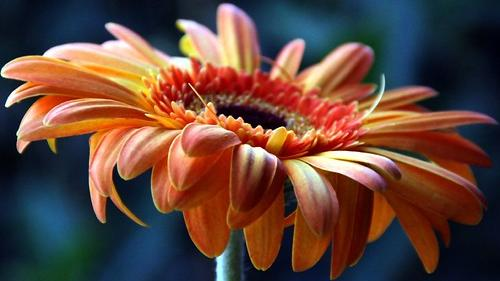
#> input picture src/physion/visual_stim/NI_bank/1.jpg, 500 x 281 px; its folder holds 3 pictures in this run
$ python Natural-Images.py
#> lines starting #> are read from the running program, lines starting #| are printed output that depends on the picture
### src/physion/utils/paths.py
import os, sys, importlib.util

def quote(path):
    """ commands are run through a shell: quote paths containing spaces """
    return '"%s"' % path if (' ' in path) else path

# subprocesses (NWB building, pdf summaries, ...) are launched with the
# python running physion (uv / venv / conda environment it was started from)
python_path = quote(sys.executable)

# conda installs where we look for separate environments (suite2p, phy)
possible_conda_dir_lists = [os.path.join(os.path.expanduser('~'), 'miniforge3'),
                            os.path.join(os.path.expanduser('~'), 'miniconda3'),
                            os.path.join(os.path.expanduser('~'), 'anaconda3'),
                            os.path.join(os.path.expanduser('~'), '.conda'),
                            os.path.join(os.path.expanduser('~'), 'AppData', 'Local', 'Continuum', 'anaconda3'),
                            os.path.join(os.path.expanduser('~'), 'AppData', 'Local', 'Continuum', 'miniconda3'),
                            os.path.join(os.path.expanduser('~'), 'AppData', 'Local', 'miniconda3'),
                            os.path.join(os.path.expanduser('~'), 'AppData', 'Local', 'miniforge3')]

def check_path(env='physion'):
    i, success, path = 0, False, python_path
    while (not success) and (i<len(possible_conda_dir_lists)):
        new_path = os.path.join(possible_conda_dir_lists[i], 'envs', env)
        if os.path.isdir(new_path):
            success = True
            if (os.name=='nt'):
                path = quote(os.path.join(new_path, 'python.exe'))
            else:
                path = quote(os.path.join(new_path, 'bin', 'python'))
        i+=1
    return path

# suite2p: the python running physion if suite2p is installed there (e.g. uv environment),
# otherwise a separate "suite2p" conda environment (falls back to python_path if none)
if importlib.util.find_spec('suite2p') is not None:
    python_path_suite2p_env = python_path
else:
    python_path_suite2p_env = check_path('suite2p')

python_path_phy_env = check_path('phy')

LAB = ['Cibele', 'Joana', 'Taddy', 'Sally', 'Sofia', 'Yann']

FOLDERS = {}

for key, val in zip(['~/DATA', 'C:\\DATA', '~/UNPROCESSED', '~/CURATED'],
                    [os.path.join(os.path.expanduser('~'), 'DATA'),
                     "C:\\DATA",
                     os.path.join(os.path.expanduser('~'), 'UNPROCESSED'),
                     os.path.join(os.path.expanduser('~'), 'CURATED')]):
    if os.path.isdir(val):
        FOLDERS[key] = val

for person in LAB:
    for k in ['DATA', 'UNPROCESSED', 'CURATED']:
        key = '~/%s/%s' % (k, person)
        val  = os.path.join(os.path.expanduser('~'), k, person)
        if os.path.isdir(val):
            FOLDERS[key] = val

for key, val in zip(['D:/', 'E:/', 'F:/', 'G:/', 'H:/'],
                    ['D:\\', 'E:\\', 'F:\\', 'G:\\', 'H:\\']):
    if os.path.isdir(val):
        FOLDERS[key] = val
        for person in ['Yann', 'Taddy', 'Joana']:
            if os.path.isdir(os.path.join(val, person)):
                FOLDERS[key+person] = os.path.join(val, person)


# [6 lines that do not run on import are left out]

### src/physion/visual_stim/natural_images/images.py
"""
loading, normalizing and saving natural images

images are 2D float arrays in [0,1] (grayscale), shape (height, width)
"""
import os, pathlib
import numpy as np
from PIL import Image
from natsort import natsorted

# default folder: physion/visual_stim/NI_bank
NI_BANK = os.path.join(pathlib.Path(__file__).resolve().parents[1], 'NI_bank')

EXTENSIONS = ('.jpeg', '.jpg', '.png', '.tif', '.tiff', '.bmp')

# --- stimulus statistics (screen units, in [0,1])
MEAN_LUM = 0.5
RMS_CONTRAST = 0.25


def list_images(folder=NI_BANK, extensions=EXTENSIONS):
    """ image files of `folder`, in natural order (2.jpg before 10.jpg) """
    files = [os.path.join(folder, f) for f in os.listdir(folder)
             if os.path.splitext(f)[1].lower() in extensions]
    return natsorted(files)


def common_shape(files):
    """ largest (height, width) shared by all images, read from the headers only """
    sizes = [Image.open(f).size for f in files]
    return (min(s[1] for s in sizes), min(s[0] for s in sizes))


def load_image(filename, shape=None):
    """
    grayscale image in [0,1], of shape (height, width) = `shape` if given:
    center-cropped to the aspect ratio of `shape`, then resized
    """
    im = Image.open(filename).convert('L')
    if shape is not None and im.size != (shape[1], shape[0]):
        w, h = im.size
        if w * shape[0] > h * shape[1]:            # too wide
            cw, ch = int(round(h * shape[1] / shape[0])), h
        else:                                       # too high
            cw, ch = w, int(round(w * shape[0] / shape[1]))
        left, top = (w - cw) // 2, (h - ch) // 2
        im = im.crop((left, top, left + cw, top + ch)).resize((shape[1], shape[0]), Image.BICUBIC)
    return np.asarray(im, dtype=float) / 255.


def load_images(folder=NI_BANK):
    """ all images of `folder`, brought to a common shape (see load_image) -> (array, file names) """
    files = list_images(folder)
    shape = common_shape(files)
    return (np.array([load_image(f, shape) for f in files]),
            [os.path.basename(f) for f in files])


# [10 lines left out: functions normalize, downsample, not called in this run]


def save_image(x, filename):
    """ 8-bit grayscale image from an array in [0,1] """
    Image.fromarray(np.round(255 * np.clip(x, 0, 1)).astype(np.uint8)).save(filename)

### src/physion/visual_stim/geometry.py
import numpy as np

def set_angle_meshgrid_1screen(self,
                               force_degree=False):
    """
    """

    # we start from the real pixel Cartesian coordinates on the screen
    widths, heights = np.meshgrid(\
                            np.linspace(-self.screen['width']/2.,
                                        self.screen['width']/2.,
                                        self.screen['resolution'][0]),
                            np.linspace(-self.screen['height']/2.,
                                        self.screen['height']/2.,
                                        self.screen['resolution'][1]),
                                    indexing='xy')
    # we transpose given our coordinate system:
    self.widths, self.heights = widths.T, heights.T

    self.screen_ids = np.ones(self.widths.shape, dtype=int)
    self.mask = np.ones(self.widths.shape, dtype=bool) # stim mask, True by default

    if force_degree or (self.units=='deg'):

        altitudeMax = np.arctan(self.screen['height']/2./self.screen['distance_from_eye'])
        azimuthMax = self.screen['resolution'][0]\
                            /self.screen['resolution'][1]*altitudeMax

        x, z = np.meshgrid(\
                        np.linspace(-azimuthMax, azimuthMax,
                                    self.screen['resolution'][0]),
                        np.linspace(-altitudeMax, altitudeMax,
                                    self.screen['resolution'][1]),
                                indexing='xy')
        self.x, self.z = x.T, z.T

        self.widths = self.screen['distance_from_eye']*np.tan(self.x)
        self.heights = self.screen['distance_from_eye']*np.tan(self.z)/np.cos(self.x)

        self.mask = (np.abs(self.widths)<=self.screen['width']/2.) &\
                        (np.abs(self.heights)<=self.screen['height']/2.)

    elif self.units=='cm':

        # we convert to angles in the x and z directions
        self.x = np.arctan(self.widths/self.screen['distance_from_eye'])
        self.z = np.arctan(self.heights*np.cos(self.x)/self.screen['distance_from_eye'])

    elif self.units=='lin-deg':

        # OLD STRATEGY --> deprecated >08/2024
        # we linearize the angle
        dAngle_per_pix = np.arctan(
                1./self.screen['resolution'][0]*self.screen['width']\
                /self.screen['distance_from_eye'])
        x, z = np.meshgrid(dAngle_per_pix*(\
                                np.arange(self.screen['resolution'][0])-\
                                    self.screen['resolution'][0]/2.),
                            dAngle_per_pix*(\
                                np.arange(self.screen['resolution'][1])-\
                                    self.screen['resolution'][1]/2.),
                                    indexing='xy')
        self.x, self.z = x.T, z.T


    # convert back to angles in degrees
    self.x *= 180./np.pi
    self.z *= 180./np.pi

# [222 lines left out: functions set_angle_meshgrid_U3Screens, V2Screens_angles, set_angle_meshgrid_V2Screens, not called in this run]

def deg_per_pixel(screen, units='cm', image_shape=None,
                  where='center', screen_id=1):
    """
    visual angle (deg.) covered by one pixel, from the screen parameters (screens.py)
        and the pixel -> angle mapping of the protocol `units` (set_angle_meshgrid_* above)

    screen:      key of SCREENS (screens.py) or a screen dictionary
    units:       'cm' (default of the protocols), 'deg' or 'lin-deg'
    image_shape: (height, width) of an image stretched over the full screen
                    (as in the former "natural_image" stimulus)
                    -> deg. per image pixel, otherwise deg. per screen pixel
    where:       'center': at the center of the screen (in 'cm' units, the pixel angle
                    decreases with eccentricity: largest value)
                 'mean': angular extent of the screen / number of pixels
    screen_id:   for multi-screen setups, the screen considered

    returns (along the width / azimuth, along the height / altitude)
    """
    from types import SimpleNamespace
    from physion.visual_stim.screens import SCREENS

    stim = SimpleNamespace(screen=SCREENS[screen] if isinstance(screen, str) else screen,
                           units=units)
    # same dispatch as visual_stim.set_angle_meshgrid (main.py)
    if stim.screen['nScreens']==1:
        set_angle_meshgrid_1screen(stim)
    elif stim.screen['nScreens']==2:
        set_angle_meshgrid_V2Screens(stim)
    else:
        set_angle_meshgrid_U3Screens(stim)

    # angles of the pixels of the considered screen: x varies along axis 0, z along axis 1
    resolution = stim.screen['resolution']
    cond = (stim.screen_ids==screen_id)
    x = stim.x[cond].reshape(resolution)
    z = stim.z[cond].reshape(resolution)

    if where=='center':
        i, j = resolution[0]//2, resolution[1]//2
        dx = np.abs(x[i+1, j]-x[i-1, j])/2.
        dz = np.abs(z[i, j+1]-z[i, j-1])/2.
    elif where=='mean':
        dx = (x[:, resolution[1]//2].max()-x[:, resolution[1]//2].min())/(resolution[0]-1)
        dz = (z[resolution[0]//2, :].max()-z[resolution[0]//2, :].min())/(resolution[1]-1)
    else:
        raise ValueError('where should be "center" or "mean"')

    if image_shape is not None:
        # image stretched over the screen: screen pixels per image pixel
        dx *= resolution[0]/image_shape[1]
        dz *= resolution[1]/image_shape[0]

    return dx, dz


# [49 lines that do not run on import are left out]

### notebooks/Natural-Images.py
# %% [markdown]
# # Natural Images: morphing with a controlled similarity
#
# Demo of the `physion.visual_stim.natural_images` module, see its [README](../src/physion/visual_stim/natural_images/README.md).
#
# **Goal**: build pairs of visual stimuli derived from real natural images with a controlled similarity `s`
# (`s=0`: two different images, `s=1`: the same image), to measure how well images can be decoded from mouse V1
# activity as a function of their similarity.
#
# 1. Loading and normalizing images
# 2. Fourier tools: periodic + smooth decomposition, amplitude spectrum
# 3. Phase morphing
# 4. Stimulus pairs and the similarity `s`
# 5. Spectrum equalization within a pair
# 6. Mouse vision: acuity and V1 energy model
# 7. Calibration of `s` on the V1-model similarity
# 8. Naturalness: sparseness of filter responses
# 9. Diffusion morphing (optional)
# 10. Export of stimulus pairs, pipelines

# %%
import sys, os, tempfile
import numpy as np
import matplotlib.pyplot as plt

sys.path += ['../src'] # add src code directory for physion
from physion.visual_stim.natural_images import images, spectrum, morphing, \
        mouse_vision, sparseness, calibration, plots

# %% [markdown]
# ## Settings
#
# The image folder and the display geometry: the physion screen (key of `visual_stim/screens.py`)
# and the units of the visual stimulation protocol. Images are stretched over the full screen
# (as in the former `natural_image` stimulus): the size of one image pixel in visual degrees (`DEG_PER_PX`)
# is computed from the screen geometry (`visual_stim.geometry.deg_per_pixel`).
# All mouse-vision quantities (acuity, V1 model, naturalness) depend on it.

# %%
# default: the small bank of physion (6 images)
IMG_DIR = images.NI_BANK
# e.g. the 118 natural images of the Allen Brain Observatory
# IMG_DIR = os.path.join(os.path.expanduser('~'), 'code', 'yann', 'Natural-Images-Allen')

SCREEN = 'Dell-2020'
UNITS = 'cm'

# %%
from physion.visual_stim import geometry
from physion.visual_stim.screens import SCREENS
screen = SCREENS[SCREEN]
print('screen %s: %ix%i px, %.0fx%.0f cm at %.0f cm from the eye' % (
    SCREEN, *screen['resolution'], screen['width'], screen['height'],
    screen.get('distance_from_eye', screen.get('distance_front'))))
for units in ['cm', 'deg']:
    print('  units "%s": deg per screen pixel (width, height): at the center (%.3f, %.3f), mean (%.3f, %.3f)' % (
        units, *geometry.deg_per_pixel(SCREEN, units), *geometry.deg_per_pixel(SCREEN, units, where='mean')))

# %% [markdown]
# ## 1. Loading and normalizing images
#
# Images are loaded as grayscale arrays in `[0,1]`, brought to a common shape (center-crop to the aspect ratio, then resize).
# `normalize` sets the mean luminance and the RMS contrast of the stimuli (`images.MEAN_LUM`, `images.RMS_CONTRAST`),
# so that a decoder cannot rely on these low-level statistics.

# %%
imgs, names = images.load_images(IMG_DIR)
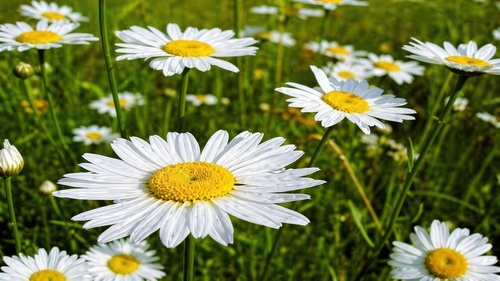
#> input picture src/physion/visual_stim/NI_bank/2.jpg, 500 x 281 px
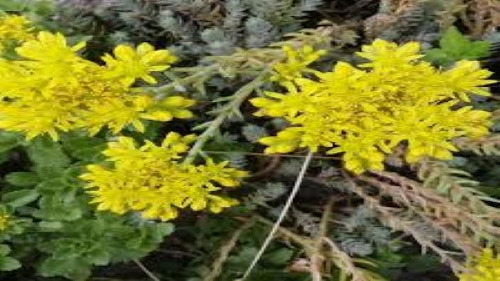
#> input picture src/physion/visual_stim/NI_bank/3.jpg, 500 x 281 px
#> in common_shape, `sizes = [Image.open(f).size for f in files]`: sizes = [(500, 281), (500, 281), (500, 281)]
#> in load_images, `shape = common_shape(files)`: shape = (281, 500)
#> in load_image, `im = Image.open(filename).convert('L')`:
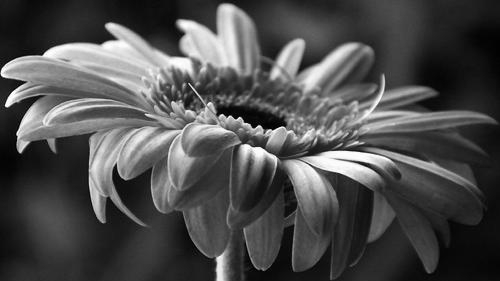
#> im: PIL image 500x281 L; min 0, max 255, mean 77.5
#> call 2 of load_image, with filename = 'src/physion/visual_stim/NI_bank/2.jpg', shape = (281, 500)
#> in load_image (call 2), `im = Image.open(filename).convert('L')`:
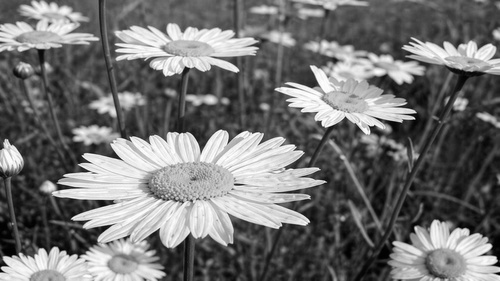
#> im: PIL image 500x281 L; min 0, max 255, mean 115.3
#> call 3 of load_image, with filename = 'src/physion/visual_stim/NI_bank/3.jpg', shape = (281, 500)
#> in load_image (call 3), `im = Image.open(filename).convert('L')`:
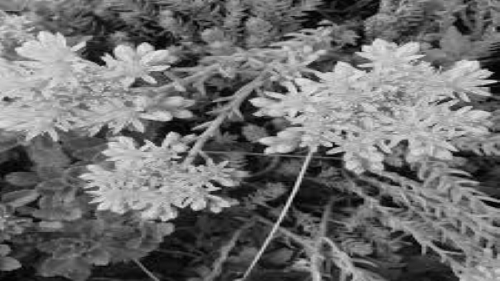
#> im: PIL image 500x281 L; min 1, max 236, mean 111.1
#> names = ['1.jpg', '2.jpg', '3.jpg']
#> (the run stopped early here; a loop or call above may not have finished)
